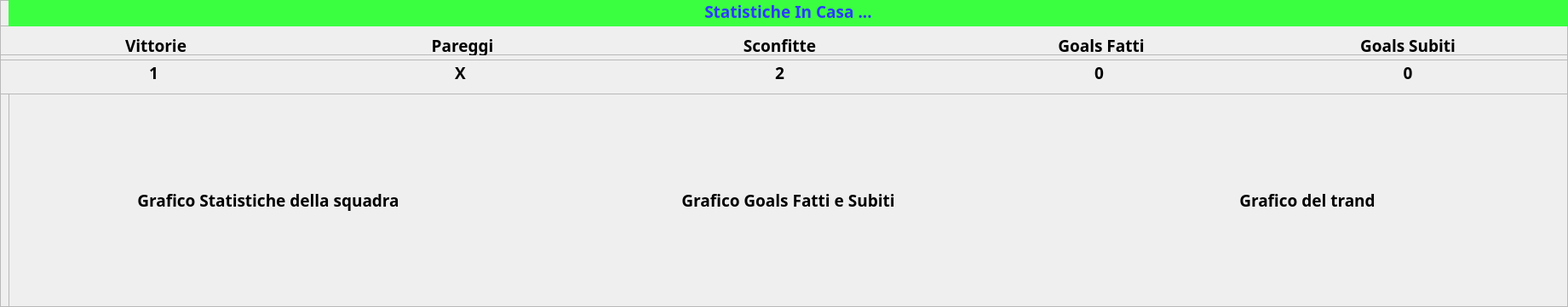
         <widget class="QFrame" name="frameStatisticheInCasaSquadraDiCasa">
          <property name="geometry">
           <rect>
            <x>10</x>
            <y>400</y>
            <width>1841</width>
            <height>361</height>
           </rect>
          </property>
          <property name="styleSheet">
           <string notr="true"/>
          </property>
          <property name="frameShape">
           <enum>QFrame::StyledPanel</enum>
          </property>
          <property name="frameShadow">
           <enum>QFrame::Raised</enum>
          </property>
          <property name="lineWidth">
           <number>0</number>
          </property>
          <widget class="QFrame" name="frameLabelEsitiEGoalsInCasaSquadraDiCasa">
           <property name="geometry">
            <rect>
             <x>0</x>
             <y>30</y>
             <width>1841</width>
             <height>35</height>
            </rect>
           </property>
           <property name="frameShape">
            <enum>QFrame::StyledPanel</enum>
           </property>
           <property name="frameShadow">
            <enum>QFrame::Raised</enum>
           </property>
           <widget class="QLabel" name="labelVittorieInCasaSquadraDiCasa">
            <property name="geometry">
             <rect>
              <x>0</x>
              <y>10</y>
              <width>366</width>
              <height>31</height>
             </rect>
            </property>
            <property name="font">
             <font>
              <family>Montserrat</family>
              <pointsize>14</pointsize>
              <weight>75</weight>
              <bold>true</bold>
             </font>
            </property>
            <property name="styleSheet">
             <string notr="true"/>
            </property>
            <property name="text">
             <string>Vittorie</string>
            </property>
            <property name="alignment">
             <set>Qt::AlignHCenter|Qt::AlignTop</set>
            </property>
            <property name="wordWrap">
             <bool>false</bool>
            </property>
           </widget>
           <widget class="QLabel" name="labelPareggiInCasaSquadraDiCasa">
            <property name="geometry">
             <rect>
              <x>360</x>
              <y>10</y>
              <width>366</width>
              <height>31</height>
             </rect>
            </property>
            <property name="font">
             <font>
              <family>Montserrat</family>
              <pointsize>14</pointsize>
              <weight>75</weight>
              <bold>true</bold>
             </font>
            </property>
            <property name="styleSheet">
             <string notr="true"/>
            </property>
            <property name="text">
             <string>Pareggi</string>
            </property>
            <property name="alignment">
             <set>Qt::AlignHCenter|Qt::AlignTop</set>
            </property>
            <property name="wordWrap">
             <bool>false</bool>
            </property>
           </widget>
           <widget class="QLabel" name="labelSconfitteInCasaSquadraDiCasa">
            <property name="geometry">
             <rect>
              <x>720</x>
              <y>10</y>
              <width>391</width>
              <height>31</height>
             </rect>
            </property>
            <property name="font">
             <font>
              <family>Montserrat</family>
              <pointsize>14</pointsize>
              <weight>75</weight>
              <bold>true</bold>
             </font>
            </property>
            <property name="styleSheet">
             <string notr="true"/>
            </property>
            <property name="text">
             <string>Sconfitte</string>
            </property>
            <property name="alignment">
             <set>Qt::AlignHCenter|Qt::AlignTop</set>
            </property>
            <property name="wordWrap">
             <bool>false</bool>
            </property>
           </widget>
           <widget class="QLabel" name="labelGoalsFattiInCasaSquadraDiCasa">
            <property name="geometry">
             <rect>
              <x>1110</x>
              <y>10</y>
              <width>366</width>
              <height>31</height>
             </rect>
            </property>
            <property name="font">
             <font>
              <family>Montserrat</family>
              <pointsize>14</pointsize>
              <weight>75</weight>
              <bold>true</bold>
             </font>
            </property>
            <property name="styleSheet">
             <string notr="true"/>
            </property>
            <property name="text">
             <string>Goals Fatti</string>
            </property>
            <property name="alignment">
             <set>Qt::AlignHCenter|Qt::AlignTop</set>
            </property>
            <property name="wordWrap">
             <bool>false</bool>
            </property>
           </widget>
           <widget class="QLabel" name="labelGoalsSubitiInCasaSquadraDiCasa">
            <property name="geometry">
             <rect>
              <x>1470</x>
              <y>10</y>
              <width>366</width>
              <height>31</height>
             </rect>
            </property>
            <property name="font">
             <font>
              <family>Montserrat</family>
              <pointsize>14</pointsize>
              <weight>75</weight>
              <bold>true</bold>
             </font>
            </property>
            <property name="styleSheet">
             <string notr="true"/>
            </property>
            <property name="text">
             <string>Goals Subiti</string>
            </property>
            <property name="alignment">
             <set>Qt::AlignHCenter|Qt::AlignTop</set>
            </property>
            <property name="wordWrap">
             <bool>false</bool>
            </property>
           </widget>
          </widget>
          <widget class="QFrame" name="frameLabelEsitiEGoalsValoriInCasaSquadraDiCasa">
           <property name="geometry">
            <rect>
             <x>0</x>
             <y>70</y>
             <width>1841</width>
             <height>41</height>
            </rect>
           </property>
           <property name="frameShape">
            <enum>QFrame::StyledPanel</enum>
           </property>
           <property name="frameShadow">
            <enum>QFrame::Raised</enum>
           </property>
           <widget class="QLabel" name="labelVittorie_ValoreInCasaSquadraDiCasa">
            <property name="geometry">
             <rect>
              <x>0</x>
              <y>0</y>
              <width>361</width>
              <height>31</height>
             </rect>
            </property>
            <property name="font">
             <font>
              <family>Montserrat</family>
              <pointsize>14</pointsize>
              <weight>75</weight>
              <bold>true</bold>
             </font>
            </property>
            <property name="styleSheet">
             <string notr="true"/>
            </property>
            <property name="text">
             <string>1</string>
            </property>
            <property name="alignment">
             <set>Qt::AlignCenter</set>
            </property>
            <property name="wordWrap">
             <bool>false</bool>
            </property>
           </widget>
           <widget class="QLabel" name="labelSconfitte_ValoreInCasaSquadraDiCasa">
            <property name="geometry">
             <rect>
              <x>720</x>
              <y>0</y>
              <width>391</width>
              <height>31</height>
             </rect>
            </property>
            <property name="font">
             <font>
              <family>Montserrat</family>
              <pointsize>14</pointsize>
              <weight>75</weight>
              <bold>true</bold>
             </font>
            </property>
            <property name="styleSheet">
             <string notr="true"/>
            </property>
            <property name="text">
             <string>2</string>
            </property>
            <property name="alignment">
             <set>Qt::AlignCenter</set>
            </property>
            <property name="wordWrap">
             <bool>false</bool>
            </property>
           </widget>
           <widget class="QLabel" name="labelPareggi_ValoreInCasaSquadraDiCasa">
            <property name="geometry">
             <rect>
              <x>360</x>
              <y>0</y>
              <width>361</width>
              <height>31</height>
             </rect>
            </property>
            <property name="font">
             <font>
              <family>Montserrat</family>
              <pointsize>14</pointsize>
              <weight>75</weight>
              <bold>true</bold>
             </font>
            </property>
            <property name="styleSheet">
             <string notr="true"/>
            </property>
            <property name="text">
             <string>X</string>
            </property>
            <property name="alignment">
             <set>Qt::AlignCenter</set>
            </property>
            <property name="wordWrap">
             <bool>false</bool>
            </property>
           </widget>
           <widget class="QLabel" name="labelGoalsFatti_ValoreInCasaSquadraDiCasa">
            <property name="geometry">
             <rect>
              <x>1110</x>
              <y>0</y>
              <width>361</width>
              <height>31</height>
             </rect>
            </property>
            <property name="font">
             <font>
              <family>Montserrat</family>
              <pointsize>14</pointsize>
              <weight>75</weight>
              <bold>true</bold>
             </font>
            </property>
            <property name="styleSheet">
             <string notr="true"/>
            </property>
            <property name="text">
             <string>0</string>
            </property>
            <property name="alignment">
             <set>Qt::AlignCenter</set>
            </property>
            <property name="wordWrap">
             <bool>false</bool>
            </property>
           </widget>
           <widget class="QLabel" name="labelGoalsSubiti_ValoreInCasaSquadraDiCasa">
            <property name="geometry">
             <rect>
              <x>1470</x>
              <y>0</y>
              <width>366</width>
              <height>31</height>
             </rect>
            </property>
            <property name="font">
             <font>
              <family>Montserrat</family>
              <pointsize>14</pointsize>
              <weight>75</weight>
              <bold>true</bold>
             </font>
            </property>
            <property name="styleSheet">
             <string notr="true"/>
            </property>
            <property name="text">
             <string>0</string>
            </property>
            <property name="alignment">
             <set>Qt::AlignCenter</set>
            </property>
            <property name="wordWrap">
             <bool>false</bool>
            </property>
           </widget>
          </widget>
          <widget class="QFrame" name="frameLabelIntestazioniInCasaSquadraDiCasa">
           <property name="geometry">
            <rect>
             <x>10</x>
             <y>0</y>
             <width>1831</width>
             <height>31</height>
            </rect>
           </property>
           <property name="frameShape">
            <enum>QFrame::StyledPanel</enum>
           </property>
           <property name="frameShadow">
            <enum>QFrame::Raised</enum>
           </property>
           <widget class="QLabel" name="labelIntestazioneInCasaSquadraDiCasa">
            <property name="geometry">
             <rect>
              <x>0</x>
              <y>0</y>
              <width>1831</width>
              <height>31</height>
             </rect>
            </property>
            <property name="font">
             <font>
              <family>Montserrat</family>
              <pointsize>14</pointsize>
              <weight>75</weight>
              <bold>true</bold>
             </font>
            </property>
            <property name="styleSheet">
             <string notr="true">background-color: rgb(58, 255, 65);
color: rgb(44, 58, 255);
</string>
            </property>
            <property name="text">
             <string>Statistiche In Casa ...</string>
            </property>
            <property name="alignment">
             <set>Qt::AlignHCenter|Qt::AlignTop</set>
            </property>
            <property name="wordWrap">
             <bool>false</bool>
            </property>
           </widget>
          </widget>
          <widget class="QFrame" name="frameGraficiInCasaSquadraDiCasa">
           <property name="geometry">
            <rect>
             <x>10</x>
             <y>110</y>
             <width>1831</width>
             <height>261</height>
            </rect>
           </property>
           <property name="frameShape">
            <enum>QFrame::StyledPanel</enum>
           </property>
           <property name="frameShadow">
            <enum>QFrame::Raised</enum>
           </property>
           <widget class="QLabel" name="labelGraficoStatisticheInCasaSquadraDiCasa">
            <property name="geometry">
             <rect>
              <x>0</x>
              <y>5</y>
              <width>610</width>
              <height>240</height>
             </rect>
            </property>
            <property name="font">
             <font>
              <family>Montserrat</family>
              <pointsize>14</pointsize>
              <weight>75</weight>
              <bold>true</bold>
             </font>
            </property>
            <property name="styleSheet">
             <string notr="true"/>
            </property>
            <property name="text">
             <string>Grafico Statistiche della squadra</string>
            </property>
            <property name="alignment">
             <set>Qt::AlignCenter</set>
            </property>
           </widget>
           <widget class="QLabel" name="labelGraficoGoalFattiESubitiInCasaSquadraDiCasa">
            <property name="geometry">
             <rect>
              <x>610</x>
              <y>5</y>
              <width>611</width>
              <height>240</height>
             </rect>
            </property>
            <property name="font">
             <font>
              <family>Montserrat</family>
              <pointsize>14</pointsize>
              <weight>75</weight>
              <bold>true</bold>
             </font>
            </property>
            <property name="styleSheet">
             <string notr="true"/>
            </property>
            <property name="text">
             <string>Grafico Goals Fatti e Subiti</string>
            </property>
            <property name="alignment">
             <set>Qt::AlignCenter</set>
            </property>
           </widget>
           <widget class="QLabel" name="labelGraficoTrandInCasaSquadraDiCasa">
            <property name="geometry">
             <rect>
              <x>1220</x>
              <y>5</y>
              <width>610</width>
              <height>240</height>
             </rect>
            </property>
            <property name="font">
             <font>
              <family>Montserrat</family>
              <pointsize>14</pointsize>
              <weight>75</weight>
              <bold>true</bold>
             </font>
            </property>
            <property name="styleSheet">
             <string notr="true"/>
            </property>
            <property name="text">
             <string>Grafico del trand</string>
            </property>
            <property name="alignment">
             <set>Qt::AlignCenter</set>
            </property>
           </widget>
          </widget>
         </widget>
